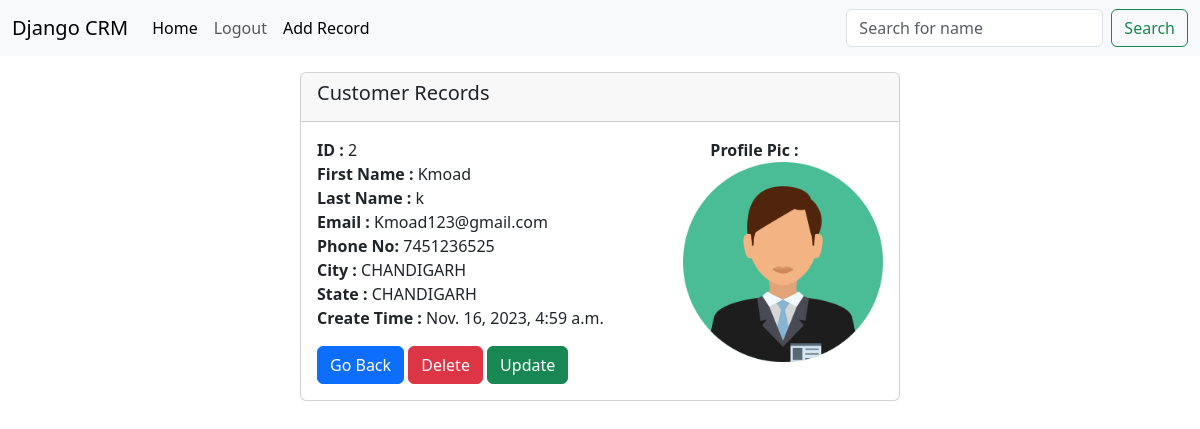
The page /CRM_app/Record/2 (signed in) on the database its author committed.
### CRM_app/models.py (models this page shows, shortened)
class Record(models.Model):
    created_at=models.DateTimeField(auto_now_add=True)
    user = models.ForeignKey(User, on_delete=models.CASCADE, default=True)
    first_name = models.CharField(max_length=100)
    last_name = models.CharField(max_length=100)
    email = models.CharField(max_length=100)
    phone = models.CharField(max_length=100)
    city = models.CharField(max_length=100)
    state = models.CharField(max_length=100)
    profile_image = models.ImageField(null=True,blank=True,upload_to='images/')

### CRM_app/views.py (the view)
# urls.py: path('Record/<int:pk>', views.customer_record, name='Record'),
def customer_record(request, pk):
    if request.user.is_authenticated:
        customer_record = Record.objects.get(id=pk)
        return render(request, 'CRM_app/Record.html', {'customer_record': customer_record})
    else:
        messages.error(request, 'You must have to login to see the data!')
        return redirect('home')

### CRM_app/templates/CRM_app/Record.html
{% extends "CRM_app/base.html" %}
{% block body %}
<div class="mt-3 col-6 offset-3">
    <div class="card">
        <div class="card-header">
            <h5 class="card-title">Customer Records</h5>
        </div>
        <div class="card-body">
            <div class="row">
                <div class="col-md-8">
                    <p class="card-text">
                        <strong>ID :</strong> {{customer_record.id}}<br>
                        <strong>First Name :</strong> {{customer_record.first_name}}<br>
                        <strong>Last Name :</strong> {{customer_record.last_name}}<br>
                        <strong>Email :</strong> {{customer_record.email}}<br>
                        <strong>Phone No:</strong> {{customer_record.phone}}<br>
                        <strong>City :</strong> {{customer_record.city}}<br>
                        <strong>State :</strong> {{customer_record.state}}<br>
                        <strong>Create Time :</strong> {{customer_record.created_at}}<br>
                    </p>
                    <a href="{% url "index" %}" class="btn btn-primary">Go Back</a>
                    <a href="{% url "delete" customer_record.id %}" class="btn btn-danger">Delete</a>
                    <a href="{% url "update" customer_record.id %}" class="btn btn-success">Update</a>
                </div>
                <div class="col-md-4">
                    <strong>Profile Pic :</strong>
                    {% if customer_record.profile_image %}
                        <img class="rounded float-end" src="{{ customer_record.profile_image.url }}" alt="" width="200" height="200">
                    {% else %}
                        <p>No profile image available</p>
                    {% endif %}
                </div>
            </div>
        </div>
    </div>
</div>
{% endblock %}

### rows shown on the page
Record: id "2", first_name "Kmoad", last_name "k", email "Kmoad123@gmail.com", phone "7451236525", city "CHANDIGARH", state "CHANDIGARH", created_at "Nov. 16, 2023, 4:59 a.m.", profile_image (picture)
